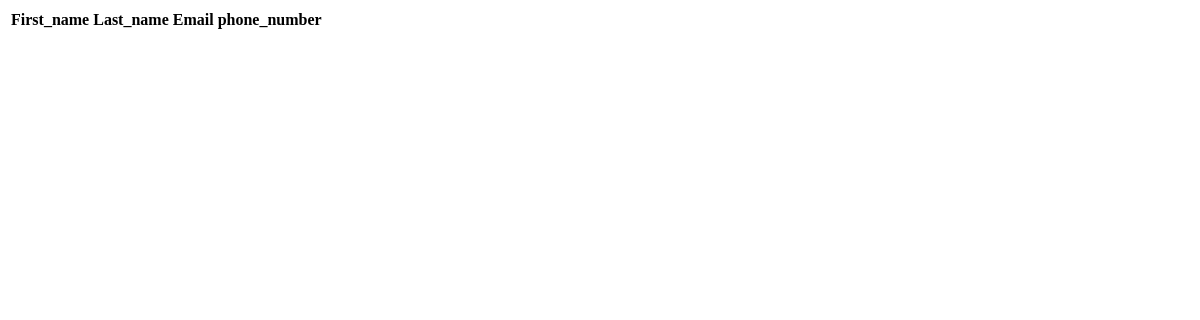
The page /customer/customer/list/ on the database as committed earlier.
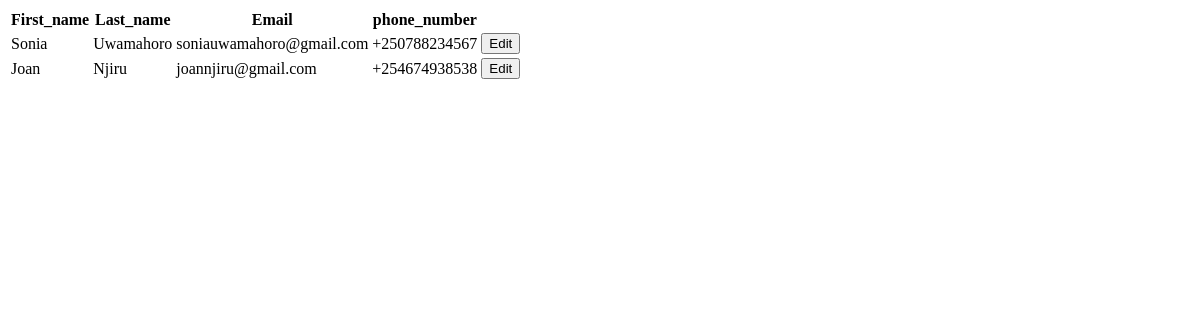
The same page on the database as committed later.
### customer/models.py (models this page shows, shortened)
class Customer(models.Model):
    user = models.OneToOneField(User, on_delete=models.PROTECT,null=True)
    first_name = models.CharField(max_length=32)
    last_name = models.CharField(max_length=32)
    date_of_birth= models.DateField()
    email=models.EmailField()
    phone_number=models.CharField(max_length=13)
    password=models.CharField(max_length=8)

### customer/views.py (the view)
# urls.py: path('customer/list/', customer_list, name = 'customer_list_view'),
def customer_list(request):
    customers = Customer.objects.all()
    return render(request,'customer/customer_list.html',{"customers":customers} )

### templates/customer/customer_list.html (shortened to what this page needs)
<!DOCTYPE html>
<html lang="en">
<head>
</head>
<body>
    <table>
        <th>First_name</th>
        <th>Last_name</th>
        <th>Email</th>
        <th>phone_number</th>
        {% for customer in customers %}
        <tr>
            <td>{{customer.first_name}}</td>
            <td>{{customer.last_name}}</td>
            <td>{{customer.email}}</td>
            <td>{{customer.phone_number}}</td>
            <td>
                <a href="{% url 'edit_customer_view' customer.id %}"><button>Edit</button></a>
            </td>
        </tr>
        {% endfor %}
    </table>
</body>
</html>

Rows that differ between the two databases and show on the page:
added Customer: first_name "Sonia", last_name "Uwamahoro", email "soniauwamahoro@gmail.com", phone_number "+250788234567"
added Customer: first_name "Joan", last_name "Njiru", email "joannjiru@gmail.com", phone_number "+254674938538"
